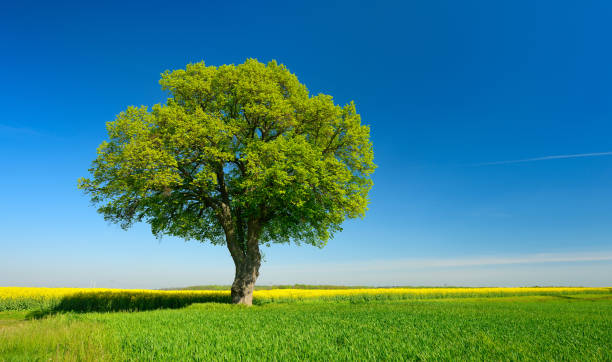
#> input picture LAB/Lab Implementation/Exp 18/image.jpg, 612 x 362 px
$ python 'Exp 18.py'
#> lines starting #> are read from the running program, lines starting #| are printed output that depends on the picture; after the words box and inside, x2 and y2 are one past the last pixel; in counts of white or black regions, pixels touching at a corner belong together

import cv2

img = cv2.imread("image.jpg")
#> img is the input picture: shape (362, 612, 3); mean B, G, R 129.6, 133.1, 68.7

if img is None:
    print("Image not found!")
    exit()

h, w = img.shape[:2]
#> h = 362; w = 612

# Crop ROI
roi = img[50:200, 50:200]
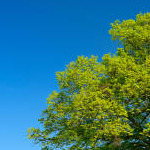
#> roi: shape (150, 150, 3); mean B, G, R 126.4, 122.3, 53.7

# Copy ROI
copy = roi.copy()

# Resize ROI if required
copy = cv2.resize(copy, (w // 3, h // 3))
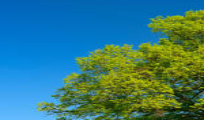
#> copy: shape (120, 204, 3); mean B, G, R 126.3, 122.3, 53.7

# Paste ROI at a valid position
rh, rw = copy.shape[:2]
#> rh = 120; rw = 204
img[0:rh, 0:rw] = copy
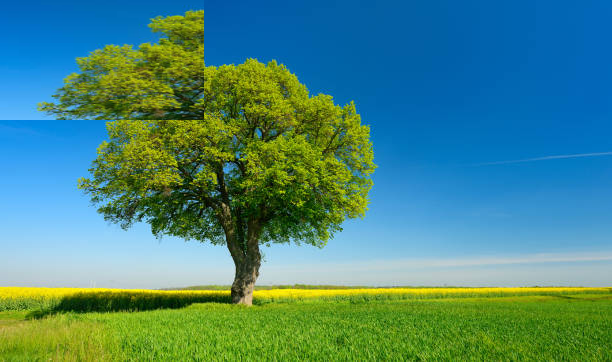
#> img: shape (362, 612, 3); 11.05% of pixels changed, all inside (x1, y1, x2, y2) = (0, 0, 204, 120)

cv2.imshow("Original Image", cv2.imread("image.jpg"))
cv2.imshow("Cropped ROI", roi)
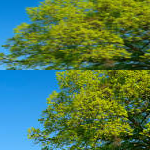
#> window 'Cropped ROI': shape (150, 150, 3); mean B, G, R 82.2, 122, 80
cv2.imshow("Final Image", img)

cv2.waitKey(0)
cv2.destroyAllWindows()
